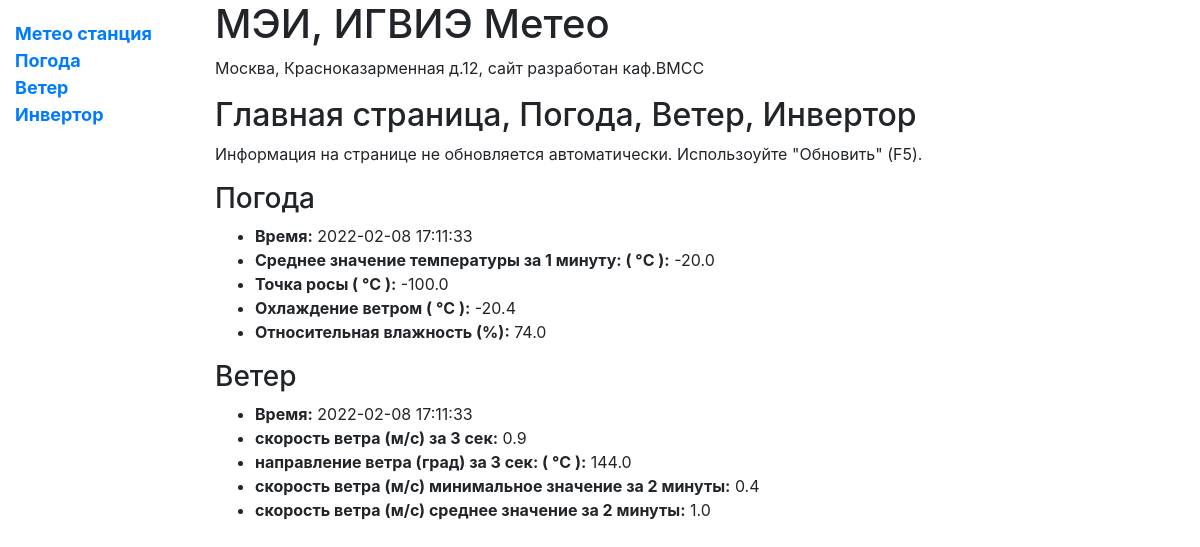
/meteo/, run on the app's committed database.
### meteo/models.py (models this page shows, shortened)
class MeteoRecord(models.Model):
    DATE = models.DateTimeField(default=timezone.now)
    TA = models.FloatField()
    DP = models.FloatField(default=0)
    WC = models.FloatField(default=0)
    RH = models.FloatField(default=0)
    PA = models.FloatField(default=0)
    PR = models.FloatField(default=0)
    PR1H = models.FloatField(default=0)
    PR24h = models.FloatField(default=0)
    SR_1M = models.FloatField(default=0)
    SR_1D = models.FloatField(default=0)
    SR_45_1M = models.FloatField(default=0)
    SR_45_1D = models.FloatField(default=0)
    SD_1H = models.FloatField(default=0)
    SD_1D = models.FloatField(default=0)
    SD_45_1H = models.FloatField(default=0)
    SD_45_1D = models.FloatField(default=0)
    class Meta:
        ordering = ['-DATE']

class WindRecord(models.Model):
    DATE = models.DateTimeField(default=timezone.now)
    WS1AVG = models.FloatField(default=0)
    WD1AVG = models.FloatField(default=0)
    WS1MIN2 = models.FloatField(default=0)
    WS1AVG2 = models.FloatField(default=0)
    WS1MAX2 = models.FloatField(default=0)
    WD1MIN2 = models.FloatField(default=0)
    WD1AVG2 = models.FloatField(default=0)
    WD1MAX2 = models.FloatField(default=0)
    WS1MIN10 = models.FloatField(default=0)
    WS1AVG10 = models.FloatField(default=0)
    WS1MAX10 = models.FloatField(default=0)
    WD1MIN10 = models.FloatField(default=0)
    WD1AVG10 = models.FloatField(default=0)
    WD1MAX10 = models.FloatField(default=0)
    class Meta:
        ordering = ['-DATE']

### meteo/views.py (the view)
# urls.py: path('', views.index, name='index'),
def index(request):
    rec_meteo = MeteoRecord.objects.all().values()
    rec_wind = WindRecord.objects.all().values()
    context = {
        'records': rec_meteo[0],
        'rec_meteo': rec_meteo[0],
        'rec_wind': rec_wind[0],
    }
    return render(request, 'index.html', context=context)

### meteo/templates/index.html
{% extends "base_generic.html" %}
{% block content %}
    <h2>Главная страница, Погода, Ветер, Инвертор </h2>
    <p>Информация на странице не обновляется автоматически. Использоуйте "Обновить" (F5).</p>
    <h3>Погода</h3>
  <ul>
    <li><strong>Время:</strong> {{ rec_meteo.DATE|date:"Y-m-d   H:i:s" }}</li>
    <li><strong>Cреднее значение температуры за 1 минуту:  ( °C ):</strong> {{ rec_meteo.TA }}</li>
    <li><strong>Точка росы  ( °C ):</strong> {{ rec_meteo.DP }}</li>
    <li><strong>Охлаждение ветром ( °C ):</strong> {{ rec_meteo.WC }}</li>
    <li><strong>Относительная влажность (%):</strong> {{ rec_meteo.RH }}</li>
  </ul>
    <h3>Ветер</h3>
    <ul>
    <li><strong>Время:</strong> {{ rec_wind.DATE|date:"Y-m-d   H:i:s" }}</li>
    <li><strong>скорость ветра (м/с)  за 3 сек:</strong> {{ rec_wind.WS1AVG }}</li>
    <li><strong>направление ветра (град) за 3 сек:  ( °C ):</strong> {{ rec_wind.WD1AVG }}</li>
    <li><strong>скорость ветра (м/с) минимальное значение за 2 минуты:</strong> {{ rec_wind.WS1MIN2 }}</li>
    <li><strong>скорость ветра (м/с) среднее значение за 2 минуты:</strong> {{ rec_wind.WS1AVG2 }}</li>
  </ul>
{% endblock %}

### data on the page
MeteoRecord: DATE "2022-02-08 17:11:33", TA "-20.0", DP "-100.0", WC "-20.4", RH "74.0"
WindRecord: DATE "2022-02-08 17:11:33", WS1AVG "0.9", WD1AVG "144.0", WS1MIN2 "0.4", WS1AVG2 "1.0"
